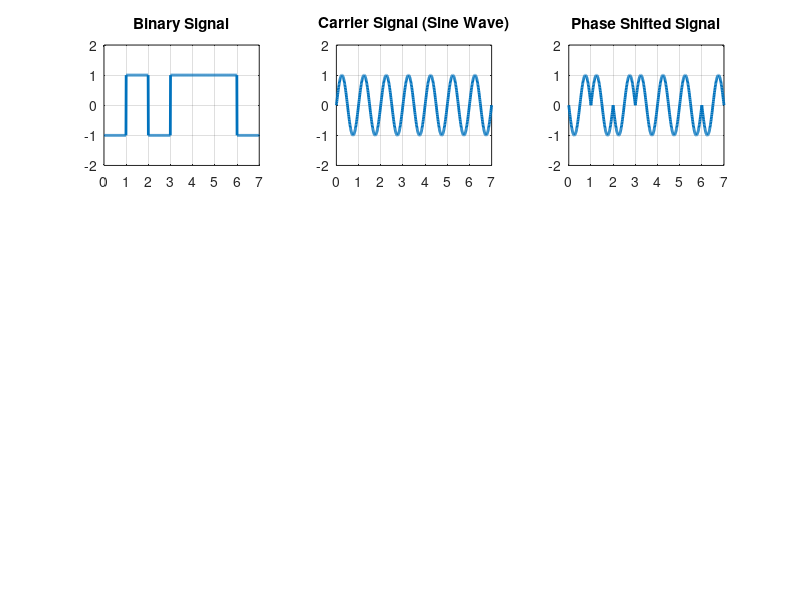

The MATLAB script that drew this image:
%Phase Shift Keying

clc;    % কমান্ড উইন্ডো পরিষ্কার করে
clear;  % ওয়ার্কস্পেস থেকে সব ভেরিয়েবল সরায়
close all;  %সব ওপেন ফিগার উইন্ডো বন্ধ করে


b = [0 1 0 1 1 1 0];
b(b == 0) = -1; % সব 0 কে -1 এ রূপান্তর

%PSK-তে , বিটগুলোকে +1 এবং -1 আকারে উপস্থাপন করা হয় কারণ এতে Phase পরিবর্তন বোঝানো সহজ হয়।

n = length(b);
t = 0:0.01:n; % সময়: 0 থেকে 7 পর্যন্ত, 0.01 ইন্টারভালে, ছোট ইন্টারভাল মানে আরও মসৃণ সিগন্যাল।

for i = 1:n
    bw(i*100:(i+1)*100) = b(i); % প্রতিটি বিটের জন্য 100 স্যাম্পল |  প্রতি সেকেন্ডে 100টি স্যাম্পল নেওয়া হচ্ছে
end
bw = bw(100:end); % প্রথম অতিরিক্ত অংশ বাদ


phase_shift = pi * (bw == -1); %যেখানে bw এর মান -1, সেখানে ফেজ শিফট π (180°)
                               %যেখানে bw এর মান +1, ফেজ শিফট 0।


carrier_signal = sin(2 * pi * t);  %sine wave carrier

phase_shifted_signal = sin(2 * pi * t + phase_shift); %sin(2πt+π)=−sin(2πt)
                  %যেখানে phase_shift = π, সেখানে সাইন ওয়েভের 180° উল্টানো ফর্ম।

subplot(3, 3, 1);
plot(t, bw, 'LineWidth', 2) %প্লটের লাইনের পুরুত্ব 2 পয়েন্ট করে।
grid on;
title('Binary Signal')
axis([0 n -2 +2])

subplot(3, 3, 2);
plot(t, carrier_signal, 'LineWidth', 2)
grid on;
title('Carrier Signal (Sine Wave)')
axis([0 n -2 +2])

subplot(3, 3, 3);
plot(t, phase_shifted_signal, 'LineWidth', 2)
grid on;
title('Phase Shifted Signal') %যেখানে বিট -1, সাইন ওয়েভ উল্টে গেছে (180° শিফট)।
axis([0 n -2 +2])             %যেখানে বিট +1, সাইন ওয়েভ অপরিবর্তিত।
